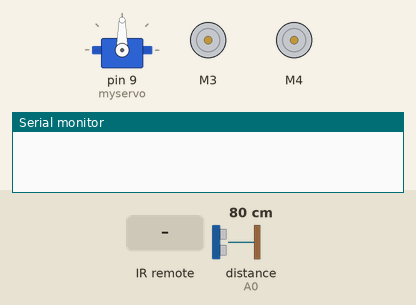
A sketch run on a simulated Arduino Uno, built with avr-gcc and run on an emulated ATmega328P. Parts: servo, 2 × DC motor (green arrow = forward, orange = backward, longer = faster), the last lines printed to the serial monitor. Inputs (shaded band) come from the test bench; at power-on: distance to the obstacle (sensor on A0) 80 cm. The echo pulse lasts 58.3 µs per cm.

Above: at 3.9 s.
4.0 s: infrared code 0xE916FF00 received
At 5.4 s:
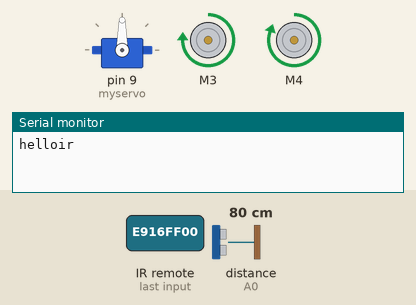
6.2 s: distance to the obstacle (sensor on A0) set to 29 cm
7.7 s: distance to the obstacle (sensor on A0) set to 25 cm
At 9.3 s:
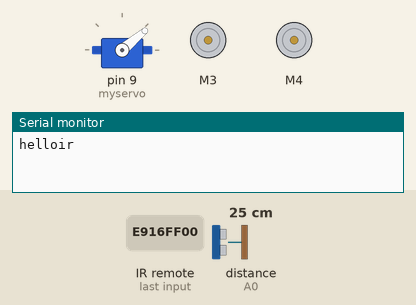
10.7 s: distance to the obstacle (sensor on A0) set to 35 cm
At 10.71 s:
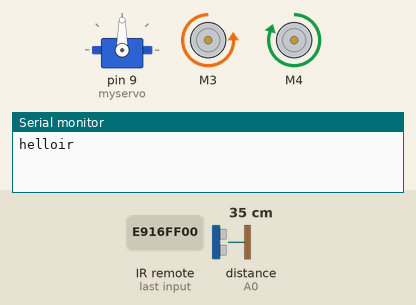
13.0 s: distance to the obstacle (sensor on A0) set to 2 cm
At 15.5 s:
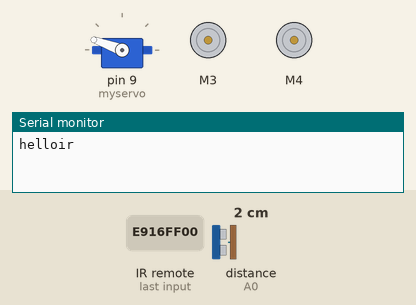
16.0 s: distance to the obstacle (sensor on A0) set to 60 cm
At 16.68 s:
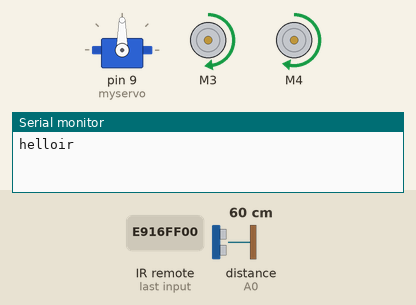
Timing chart, 0 to 19.0 s (numbered marks = the images above; inputs shaded):
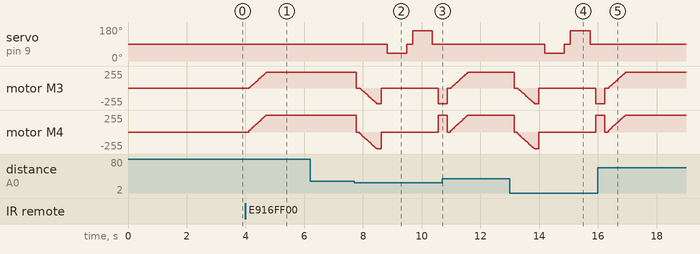

Measured:
- the behaviour switches between 27 and 26 cm on distance to the obstacle (sensor on A0) (found by bisection; images 1 and 2)
- after the input at 4.0 s, motor M3: moves from stopped to forward 234/255 over 0.57 s, starting after 0.14 s; motor M4: moves from stopped to forward 254/255 over 0.59 s, starting after 0.12 s
- after the input at 6.2 s, every drawn part: stays the same
- after the input at 7.7 s, servo on pin 9 (myservo): 90° → 40° after 1.1 s, → 90° 0.67 s later, → 160° 0.20 s later, → 90° 0.67 s later
- after the input at 10.7 s, servo on pin 9 (myservo): stays 90° (without the input it goes to 40° after 1.3 s)
- after the input at 13.0 s, servo on pin 9 (myservo): 90° → 40° after 1.2 s, → 90° 0.67 s later, → 160° 0.20 s later, → 90° 0.67 s later
- after the input at 16.0 s, servo on pin 9 (myservo): stays 90° (without the input it goes to 40° after 1.4 s)

The sketch:

IR-BLUE-tranhvc.ino
```cpp
#include <AFMotor.h>
#include <NewPing.h>
#include <Servo.h>
#include <IRremote.hpp>


#define ECHO_PIN A0              //noi chan A0 (Uno)
#define TRIG_PIN A1              //Noi chan A1 (Uno)
#define MAX_DISTANCE 200
#define MAX_SPEED 235 // sets speed of DC  motors
#define MAX_SPEED_OFFSET 20

#define F 3877175040// Lệnh điều khiển tiến
#define B 2907897600// Lệnh điều khiển lùi
#define L 4144561920// Lệnh điều khiển rẽ trái
#define R 2774204160// Lệnh điều khiển rẽ phải
#define S 3810328320// Lệnh điều khiển dừng
#define X 3910598400// Lệnh tránh vật cản
#define x 4061003520// Lệnh Thoát tránh vật cản

uint32_t temp = 0;
IRrecv myIR(10);   // IR receiver object

AF_DCMotor motor2(4);  //motor-phai-noi pin 5 L293D
AF_DCMotor motor1(3); //motor- trai- noi pin 6 L293D

Servo myservo;

NewPing sonar(TRIG_PIN, ECHO_PIN, MAX_DISTANCE);
boolean goesForward=false;
int distance = 100;
int speedSet = 0;
char command;

int dugme = 1;

void setup()
{


  myservo.attach(9);
  myservo.write(90);
  myservo.attach(9, 800, 2100); // -15  195 do

  delay(2000);
  distance = readPing();
  delay(100);
  distance = readPing();
  delay(100);
  distance = readPing();
  delay(100);
  distance = readPing();
  delay(100);

  myIR.begin(10, ENABLE_LED_FEEDBACK);   // Bắt đầu nhận tín hiệu từ remote hồng ngoại
  Serial.begin(9600); //Set the baud rate to your Bluetooth module
}

void loop(){


  if (Serial.available() > 0) {
    command = Serial.read();
    Serial.println(command);
    Stop();
    switch (command) {
      case 'F':
        forward();
        break;
      case 'B':
        back();
        break;
      case 'L':
        left();
        break;
      case 'R':
        right();
        break;
      case 'S':
        Stop();
        break;
      case 'X':  avoiding(); break;
      case 'x':  stopAvoiding(); break;
      default:
        // Xử lý các lệnh khác nếu cần thiết
        break;
    }

       // Tiếp tục nhận tín hiệu
  }
    if (myIR.decode()) {
    Serial.println("helloir");
    temp = myIR.decodedIRData.decodedRawData;

    switch (temp) {
      case F:
        forward();
        break;
      case B:
        back();
        break;
      case L:
        left();
        break;
      case R:
        right();
        break;
      case S:
        Stop();
        break;
      case X:  avoiding(); break;
      case x:  stopAvoiding(); break;
      default:
        // Xử lý các lệnh khác nếu cần thiết
        break;
    }

    myIR.resume();   // Tiếp tục nhận tín hiệu
  }
}


void forward()
{
  motor1.setSpeed(255); //Define maximum velocity
  motor1.run(FORWARD); //rotate the motor clockwise
  motor2.setSpeed(200); //Define maximum velocity
  motor2.run(FORWARD); //rotate the motor clockwise
}

void back()
{
  motor1.setSpeed(255);
  motor1.run(BACKWARD);
  motor2.setSpeed(200);
  motor2.run(BACKWARD);
}

void left()
{
  motor1.setSpeed(255);
  motor1.run(FORWARD);
  motor2.setSpeed(200);
  motor2.run(BACKWARD);
}

void right()
{
  motor1.setSpeed(200);
  motor1.run(BACKWARD);
  motor2.setSpeed(255);
  motor2.run(FORWARD);
}

void Stop()
{
  motor1.setSpeed(0);
  motor1.run(RELEASE);
  motor2.setSpeed(0);
  motor2.run(RELEASE);
}

void stopAvoiding()
{
  dugme = 0;
  moveStop();
}

void avoiding()
{
  long duration, distance;
  int distanceR = 0;
  int distanceL = 0;

  while(dugme == 1)
  {
    distance = readPing();
    delay(40);
    if(distance <= 26)
    {
      moveStop();
      delay(100);
      moveBackward();
      delay(150);
      moveStop();
      delay(200);
      distanceR = lookRight();
      delay(200);
      distanceL = lookLeft();
      delay(200);
      if(distanceR >= distanceL)
      {
        turnRight();
        moveStop();
      }
      else
      {
        turnLeft();
        moveStop();
      }
    }
    else
    {
      moveForward();
    }
  }
}

// void onLED()
// {
//  digitalWrite(onfar, HIGH);
// }

// void offLED()
// {
//  digitalWrite(onfar, LOW);
// }

int lookRight()
{
  myservo.write(40);
  delay(500);
  int distance = readPing();
  delay(100);
  myservo.write(90);
  return distance;
}

int lookLeft()
{
  myservo.write(160);
  delay(500);
  int distance = readPing();
  delay(100);
  myservo.write(90);
  return distance;
}

int readPing() {
  delay(70);
  int cm = sonar.ping_cm();
  if(cm == 0)
  {
    cm = 250;
  }
  return cm;
}

void moveStop() {
  motor1.run(RELEASE);
  motor2.run(RELEASE);
}

void moveForward() {
  if(!goesForward)
  {
    goesForward = true;
    motor1.run(FORWARD);
    motor2.run(FORWARD);
    for (speedSet = 0; speedSet < MAX_SPEED; speedSet += 2) // slowly bring the speed up to avoid loading down the batteries too quickly
    {
      motor1.setSpeed(speedSet);
      motor2.setSpeed(speedSet + MAX_SPEED_OFFSET);
      delay(5);
    }
  }
}

void moveBackward() {
  goesForward = false;
  motor1.run(BACKWARD);
  motor2.run(BACKWARD);
  for (speedSet = 0; speedSet < MAX_SPEED; speedSet += 2) // slowly bring the speed up to avoid loading down the batteries too quickly
  {
    motor1.setSpeed(speedSet);
    motor2.setSpeed(speedSet + MAX_SPEED_OFFSET);
    delay(5);
  }
}

void turnRight() {
  motor2.run(FORWARD);
  motor1.run(BACKWARD);
  delay(300);
  motor2.run(FORWARD);
  motor1.run(FORWARD);
}

void turnLeft() {
  motor2.run(BACKWARD);
  motor1.run(FORWARD);
  delay(300);
  motor2.run(FORWARD);
  motor1.run(FORWARD);
}
```
